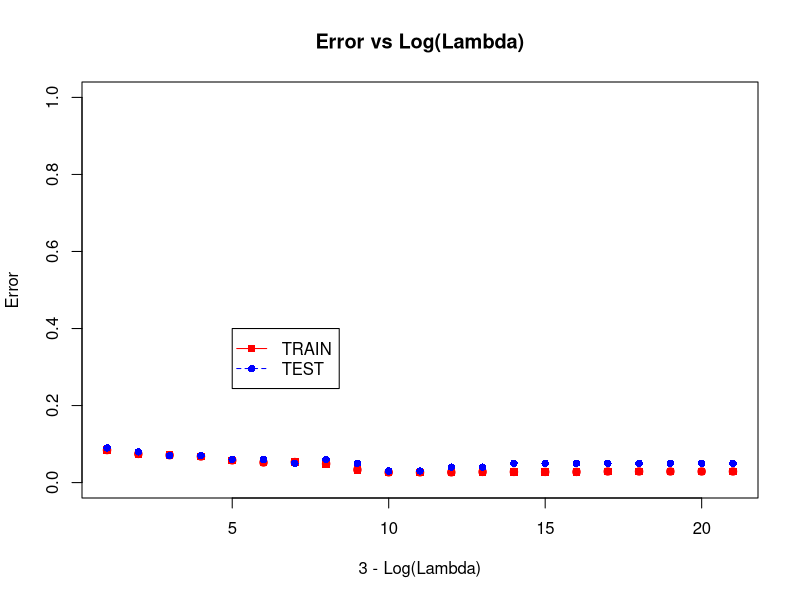

Recreate this plot in R. (Note: this script raises an error after producing the figure.)
library(MASS)

# -- Prepare the data, assign numeric values to the categorical variables
data<-iris
levels(data$Species) = c(0,-1,1)
data$Species.num <- as.numeric(levels(data$Species))[data$Species]
data <- subset(data, select = -c(Species))
data<-data[51:150,]

l <- seq(1:nrow(data))
Err <- matrix(nrow = 21, ncol = 3)

for(iLambda in seq(from = 0, to = 20)){
	#
	exp <- (+3 -4*(iLambda/20))
	xlambda <- 10^exp
	
	TrainErr = 0
	TestErr = 0

for(i in seq(1,10)){
	testidx <- which(l%%10 == i-1)
	data.train<-data[-testidx,]
	data.test<-data[testidx,]
	
	mod.lm <- lm.ridge(Species.num~.,data.train, lambda= xlambda)
	
	yest.train <- drop(as.matrix(cbind(1, data.train[,1:4])) %*% as.matrix(coef(mod.lm)))
	yest.test <- drop(as.matrix(cbind(1, data.test[,1:4])) %*% as.matrix(coef(mod.lm)))
	
	TrainErr <- TrainErr + (1 - sum(yest.train*data.train$Species.num>0)/nrow(data.train))/10
	TestErr <- TestErr  + (1 - sum(yest.test*data.test$Species.num>0)/nrow(data.test))/10
}

	Err[(iLambda+1),1] = TrainErr
	Err[(iLambda+1),2] = TestErr
	Err[(iLambda+1),3] = xlambda
}


plot(Err[,1], type='p', col='red', ylim=c(0,1),
		main = 'Error vs Log(Lambda)',
		ylab='Error',
		xlab='3 - Log(Lambda)')
points(Err[,1], pch=15, col='red')
#lines(out[,2], type='l', col='blue')
points(Err[,2], pch=16, col='blue')
legend(5, 0.4, c("TRAIN", "TEST"), cex = 1, col = c("red", "blue"),
		pch = c(15, 16), lty = 1:2)

Err
min(Err[,2])   # the test error = [1] 0.1

mindex <- which(min(Err[,2]) == Err[,2])
xlambda <- Err[mindex,10]

mod.fin <- lm.ridge(Species.num~.,data,lambda=xlambda)
yest <- drop(as.matrix(cbind(1, data[,1:4])) %*% as.matrix(coef(mod.fin)))
# > range(yest)
# [1] -1.61365  1.98629

trainErr <- 1-sum(data$Species.num*yest>0)/nrow(as.matrix(data))   
# 0.03

# Generate ROC curve
p <- sum(data$Species>0)
n <- sum(data$Species<0)
tp <- c(rep(0,100))
fp <- c(rep(0,100))



# As the value of yest is varying from -1.61365 to 1.98629, 
#     to generate the the ROC curve the threshold
#     needs to vary through these values.

for(i in 1:100){
	thresh <- 2 - i*0.04
	y <- yest>=thresh
	tp[i] <- sum(y & (data$Species>0))/p
	fp[i] <- sum(y & (data$Species<0))/n
	
}

plot(fp,tp)
abline(0,1)





# simple linear regression
'
mod <- lm(Species.num~.,data.train)
yhat.train <- predict(mod, data.train)
yhat.test <- predict(mod, data.test)

TrainErr <- 1 - sum(yhat.train*data.train$Species.num>0)/nrow(data.train)
# [1] 0.0375
TestErr <- 1 - sum(yhat.test*data.test$Species.num>0)/nrow(data.test)
# [1] 0.05
'




